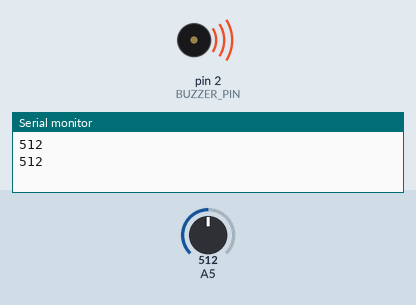
Bench run of a sketch on a simulated Arduino Uno, built with avr-gcc and run on an emulated ATmega328P. Shown: buzzer (waves = sounding, pin HIGH), the last lines printed to the serial monitor. The inputs (shaded band) are chosen by the test bench; at power-on: A5 = 512.

Above: at 1.8 s.
1.9 s: A5 set to 88
3.4 s: A5 set to 75
At 5.2 s:
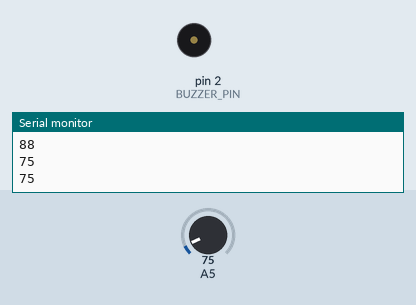
5.5 s: A5 set to 122
At 6.8 s:
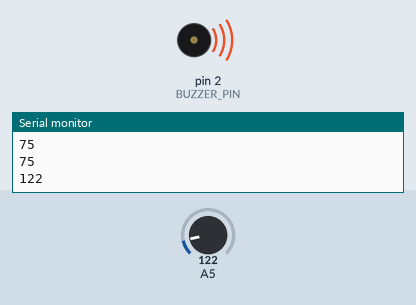
7.5 s: A5 set to 70
At 8.3 s:
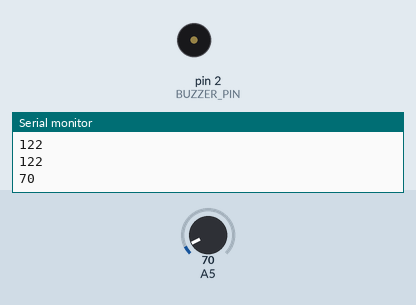
Timing chart, 0 to 10.5 s (numbered marks = the images above; inputs shaded):
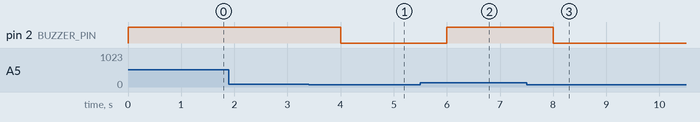

The sketch:

smoke_detection.ino
```cpp
#define BUZZER_PIN 2
#define SMOKE_THRESHOLD 80  // Adjust this threshold based on your sensor and environment

void setup()
{
  pinMode(BUZZER_PIN, OUTPUT);
  Serial.begin(9600);
}

void loop()
{
  int sensorValue = analogRead(A5);
  Serial.println(sensorValue);

  if (sensorValue > SMOKE_THRESHOLD)
  {
    digitalWrite(BUZZER_PIN, HIGH); // Turn on the buzzer
  }
  else
  {
    digitalWrite(BUZZER_PIN, LOW); // Turn off the buzzer
  }

  delay(1000); // Adjust the delay based on your requirements
}
```

Measured:
- the behaviour switches between 81 and 80 on A5 (found by bisection; images 0 and 1)
- after the input at 3.4 s, pin 2 (BUZZER_PIN): HIGH → LOW after 0.60 s
- after the input at 5.5 s, pin 2 (BUZZER_PIN): LOW → HIGH after 0.50 s
- after the input at 7.5 s, pin 2 (BUZZER_PIN): HIGH → LOW after 0.50 s
